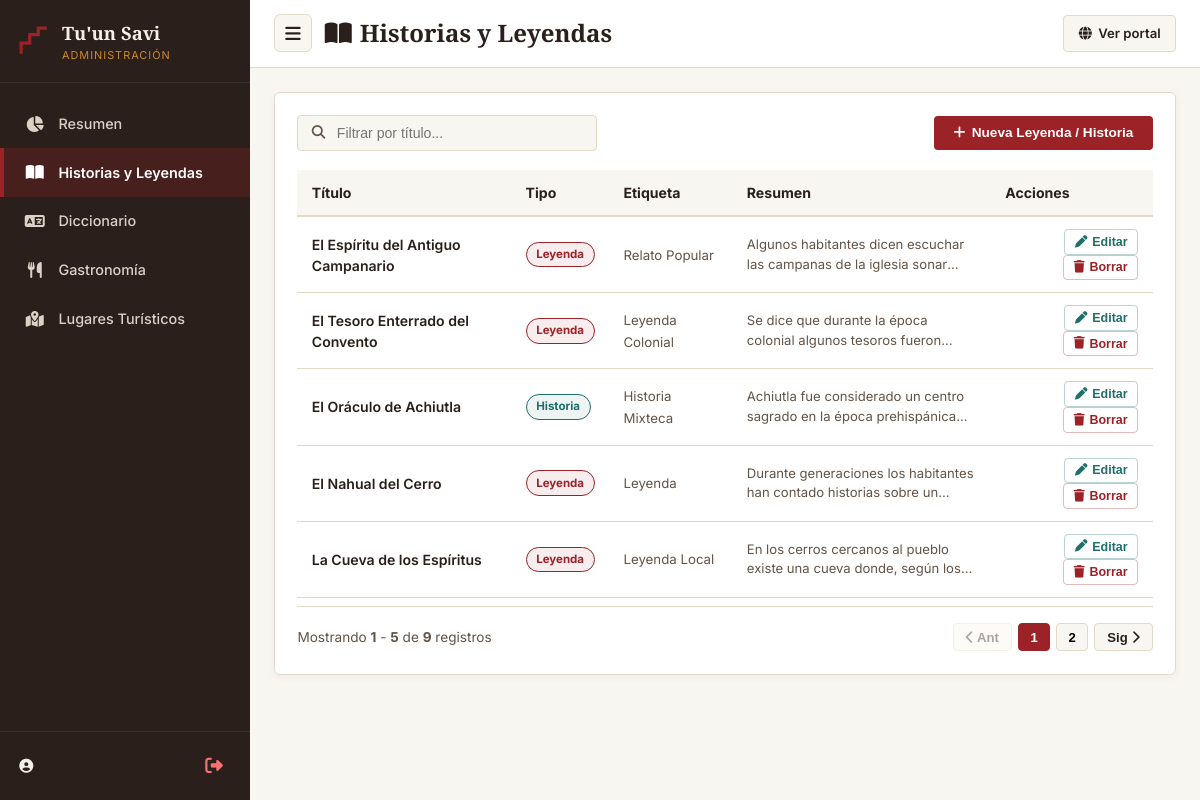
The app's page /admin?tab=historias (signed in) with its own data.
### tables this page shows
CREATE TABLE `historias` (
  `id` INT(11) NOT NULL AUTO_INCREMENT,
  `titulo` VARCHAR(255) NOT NULL,
  `tipo` ENUM('historia','leyenda','mito') NOT NULL DEFAULT 'historia',
  `resumen` VARCHAR(500) DEFAULT NULL,
  `contenido` TEXT NOT NULL,
  `etiqueta` VARCHAR(50) DEFAULT NULL,
  `creado_en` TIMESTAMP DEFAULT CURRENT_TIMESTAMP,
  PRIMARY KEY (`id`)
);

### app/config/Database.php (called while the page is built, shortened)
<?php
class Database {
    private $host;
    private $port;
    private $db_name;
    private $username;
    private $password;
    public function __construct() {
        $envHost = getenv('DB_HOST');
        $envPort = getenv('DB_PORT');
        $envDb   = getenv('DB_NAME');
        $envUser = getenv('DB_USER');
        $envPass = getenv('DB_PASS');
        $this->host     = ($envHost !== false && $envHost !== '') ? $envHost : ($_ENV['DB_HOST'] ?? 'localhost');
        $this->port     = ($envPort !== false && $envPort !== '') ? (int)$envPort : (int)($_ENV['DB_PORT'] ?? 3306);
        $this->db_name  = ($envDb   !== false && $envDb   !== '') ? $envDb   : ($_ENV['DB_NAME'] ?? 'mixteco_db');
        $this->username = ($envUser !== false && $envUser !== '') ? $envUser : ($_ENV['DB_USER'] ?? 'root');
        $this->password = ($envPass !== false) ? $envPass : ($_ENV['DB_PASS'] ?? '');
    }
    public function getConnection() {
        $this->conn = null;
        try {
            $dsn = sprintf('mysql:host=%s;port=%d;dbname=%s;charset=utf8mb4', $this->host, $this->port, $this->db_name);
            $options = [
                PDO::ATTR_ERRMODE => PDO::ERRMODE_EXCEPTION,
                PDO::ATTR_DEFAULT_FETCH_MODE => PDO::FETCH_ASSOC,
                PDO::ATTR_EMULATE_PREPARES => false,
            ];
            $this->conn = new PDO($dsn, $this->username, $this->password, $options);
        } catch (PDOException $e) {
            exit("Error crítico de conexión a MySQL (" . htmlspecialchars($this->host) . ":" . $this->port . "): " . htmlspecialchars($e->getMessage()));
        }
        return $this->conn;
    }
}
?>

### app/models/AdminModel.php (called while the page is built, shortened)
<?php
require_once 'app/config/Database.php';
class AdminModel {
    private $db;
    public function __construct() {
        $database = new Database();
        $this->db = $database->getConnection();
    }
    public function getHistorias() {
        $sql = "SELECT h.*,
                       (SELECT url_imagen FROM historias_imagenes hi WHERE hi.historia_id = h.id LIMIT 1) as imagen_principal,
                       GROUP_CONCAT(hi2.url_imagen SEPARATOR '||') as galeria
                FROM historias h
                LEFT JOIN historias_imagenes hi2 ON h.id = hi2.historia_id
                GROUP BY h.id
                ORDER BY h.id DESC";
        $stmt = $this->db->prepare($sql);
        $stmt->execute();
        $resultados = $stmt->fetchAll(PDO::FETCH_ASSOC);
        return $resultados;
    }
}
?>

### app/views/Admin.php (the view, shortened to what this page needs)
<?php
global $basePath;
$basePath = $basePath ?? '';
$tab = $_GET['tab'] ?? 'dashboard';
$historias   = is_array($historias ?? null) ? $historias : [];
?>
<!DOCTYPE html>
<html lang="es-MX">
<head>
    <link rel="stylesheet" href="https://cdnjs.cloudflare.com/ajax/libs/font-awesome/6.4.0/css/all.min.css">
</head>
<body>
<div class="admin-app" id="adminApp">
    <aside class="admin-sidebar" id="adminSidebar">
        <div class="sidebar-brand">
            <div class="brand-group">
                <svg class="brand-icon" viewBox="0 0 28 28" aria-hidden="true">
                    <path d="M2 26 L2 16 L10 16 L10 8 L18 8 L18 2 L26 2" fill="none" stroke="#9B2226" stroke-width="3"/>
                </svg>
                <div>
                    <span class="brand-name">Tu'un Savi</span>
                    <span class="brand-role">Administración</span>
                </div>
            </div>
        </div>
        <nav class="sidebar-menu">
            <a href="<?= $basePath ?>/admin?tab=dashboard" class="menu-item <?= $tab === 'dashboard' ? 'active' : '' ?>">
                <i class="fas fa-chart-pie"></i>
                <span>Resumen</span>
            </a>
            <a href="<?= $basePath ?>/admin?tab=historias" class="menu-item <?= $tab === 'historias' ? 'active' : '' ?>">
                <i class="fas fa-book-open"></i>
                <span>Historias y Leyendas</span>
            </a>
            <a href="<?= $basePath ?>/admin?tab=diccionario" class="menu-item <?= $tab === 'diccionario' ? 'active' : '' ?>">
                <i class="fas fa-language"></i>
                <span>Diccionario</span>
            </a>
            <a href="<?= $basePath ?>/admin?tab=gastronomia" class="menu-item <?= $tab === 'gastronomia' ? 'active' : '' ?>">
                <i class="fas fa-utensils"></i>
                <span>Gastronomía</span>
            </a>
            <a href="<?= $basePath ?>/admin?tab=lugares" class="menu-item <?= $tab === 'lugares' ? 'active' : '' ?>">
                <i class="fas fa-map-marked-alt"></i>
                <span>Lugares Turísticos</span>
            </a>
        </nav>
        <div class="sidebar-user">
            <div class="user-details">
                <i class="fas fa-user-circle"></i>
            </div>
            <a href="<?= $basePath ?>/admin/logout" class="btn-logout" title="Cerrar sesión">
                <i class="fas fa-sign-out-alt"></i>
            </a>
        </div>
    </aside>
    <div class="admin-main-area">
        <header class="top-header">
            <div class="top-header-left">
                <button type="button" class="btn-toggle-sidebar" onclick="toggleSidebar()" aria-label="Menu Lateral">
                    <i class="fas fa-bars"></i>
                </button>
                <div class="page-heading">
                    <h1>
                        <?php
                        switch($tab) {
                            case 'historias':   echo '<i class="fas fa-book-open"></i> Historias y Leyendas'; break;
                        }
                        ?>
                    </h1>
                </div>
            </div>
            <a href="<?= $basePath ?: '/' ?>" target="_blank" class="btn-site-link">
                <i class="fas fa-globe"></i> Ver portal
            </a>
        </header>
        <div class="content-wrapper">
            <?php if ($tab === 'historias'): ?>
                <div class="data-card">
                    <div class="table-toolbar">
                        <div class="search-filter-input">
                            <i class="fas fa-search"></i>
                            <input type="text" placeholder="Filtrar por título..." onkeyup="filterTable('tbl-historias', this.value)">
                        </div>
                        <button class="btn-create-record" onclick="openHistoriaModal()">
                            <i class="fas fa-plus"></i> Nueva Leyenda / Historia
                        </button>
                    </div>
                    <div class="table-container">
                        <table class="data-table" id="tbl-historias">
                            <thead>
                                <tr>
                                    <th>Título</th>
                                    <th>Tipo</th>
                                    <th>Etiqueta</th>
                                    <th>Resumen</th>
                                    <th class="align-right">Acciones</th>
                                </tr>
                            </thead>
                            <tbody>
                                <?php foreach ($historias as $item): ?>
                                    <tr>
                                        <td><span class="cell-title"><?= htmlspecialchars($item['titulo']) ?></span></td>
                                        <td>
                                            <span class="badge badge-<?= $item['tipo'] === 'leyenda' ? 'red' : 'turq' ?>">
                                                <?= ucfirst(htmlspecialchars($item['tipo'])) ?>
                                            </span>
                                        </td>
                                        <td><span style="font-size:0.83rem;color:var(--ink-soft);"><?= htmlspecialchars($item['etiqueta'] ?: '-') ?></span></td>
                                        <td><span class="cell-desc"><?= htmlspecialchars($item['resumen']) ?></span></td>
                                        <td class="align-right">
                                            <button class="btn-act btn-act-edit" onclick='editHistoria(<?= json_encode($item, JSON_HEX_APOS | JSON_HEX_QUOT) ?>)'>
                                                <i class="fas fa-pen"></i> Editar
                                            </button>
                                            <form action="<?= $basePath ?>/admin/historias/eliminar" method="POST" style="display:inline;" onsubmit="return confirm('¿Seguro de eliminar este registro?')">
                                                <button type="submit" class="btn-act btn-act-delete"><i class="fas fa-trash"></i> Borrar</button>
                                            </form>
                                        </td>
                                    </tr>
                                <?php endforeach; ?>
                            </tbody>
                        </table>
                    </div>
                    <div class="table-pagination" id="pag-tbl-historias"></div>
                </div>
            <?php endif; ?>
        </div>
    </div>
</div>
</body>
</html>

### records on screen
historias: titulo "El Espíritu del Antiguo Campanario", tipo "Leyenda", etiqueta "Relato Popular", resumen "Algunos habitantes dicen escuchar las campanas de la iglesia…"
historias: titulo "El Tesoro Enterrado del Convento", tipo "Leyenda", etiqueta "Leyenda Colonial", resumen "Se dice que durante la época colonial algunos tesoros…"
historias: titulo "El Oráculo de Achiutla", tipo "Historia", etiqueta "Historia Mixteca", resumen "Achiutla fue considerado un centro sagrado en la época…"
historias: titulo "El Nahual del Cerro", tipo "Leyenda", etiqueta "Leyenda", resumen "Durante generaciones los habitantes han contado historias sobre…"
historias: titulo "La Cueva de los Espíritus", tipo "Leyenda", etiqueta "Leyenda Local", resumen "En los cerros cercanos al pueblo existe una cueva donde, según…"
